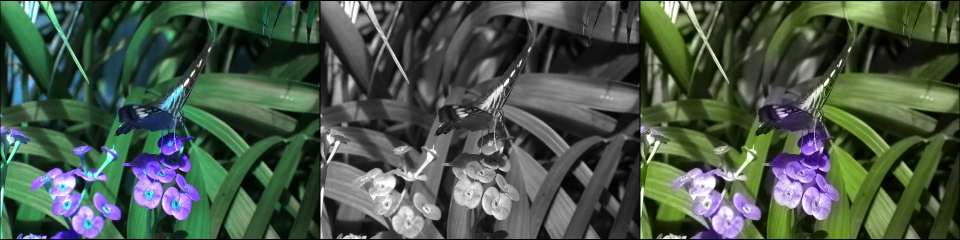
#> input picture frame 18 of report/combine.mp4, 1920 x 480 px, given in place of butterfly.mp4, which was not available (shown at 1/2 size)
$ python video_cut.py
#> lines starting #> are read from the running program, lines starting #| are printed output that depends on the picture; pictures that were not available may be replaced by others from this repository, and a replacement may not be noted
import cv2, imageio
import preprocessing
import matplotlib.pyplot as plt


def get_vedio_frames(video_dir, output_dir):
#> called with video_dir = 'videos/butterfly/butterfly.mp4', output_dir = 'videos/butterfly/origin/'
  vidcap = cv2.VideoCapture(video_dir)
  success, image = vidcap.read()
#> image is the input picture: shape (480, 1920, 3); mean B, G, R 73.2, 86.8, 72.8
  count = 0
  while success:
    image = cv2.resize(image, (640, 480))
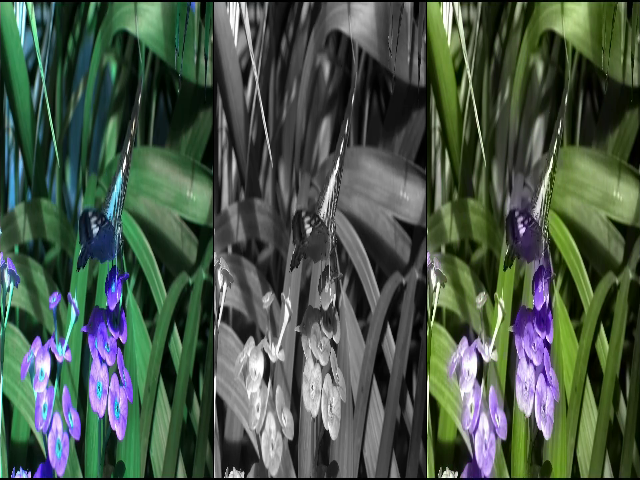
#> image: shape (480, 640, 3); mean B, G, R 73.2, 86.8, 72.8
    imageio.imwrite("{}frame{}.png".format(output_dir, count), image, format="RGB")  # save frame as JPEG file
    success, image = vidcap.read()
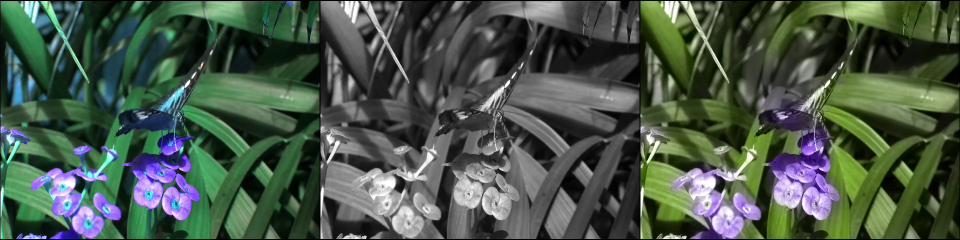
#> input picture frame 19 of report/combine.mp4, 1920 x 480 px, given in place of butterfly.mp4, which was not available (shown at 1/2 size)
#> image is the input picture: shape (480, 1920, 3); mean B, G, R 73.3, 86.8, 72.8
    count += 1
  vidcap.release()
  cv2.destroyAllWindows()


if __name__ == "__main__":

  get_vedio_frames('videos/butterfly/butterfly.mp4', "videos/butterfly/origin/")

  for i in range(152):
    preprocessing.generate(input_dir="videos/eye/origin/frame{}.png".format(str(i)),
                           gray_dir="videos/eye/gray/frame{}.png".format(str(i)),
                           sketch_dir="videos/eye/sketch/frame{}.png".format(str(i)),
                           small=100, big=500)

$ run again, starting later in the video
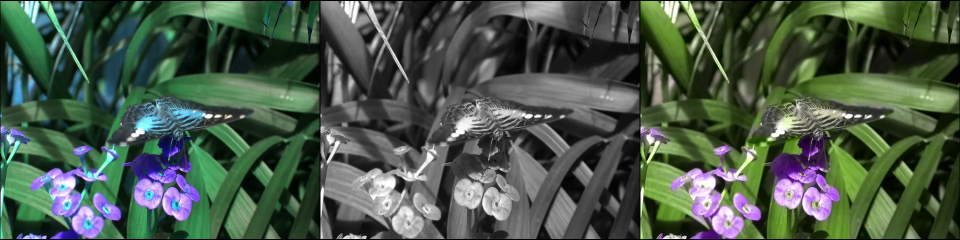
#> input picture frame 81 of report/combine.mp4, 1920 x 480 px, given in place of butterfly.mp4, which was not available (shown at 1/2 size)
#> in get_vedio_frames, image is the input picture: shape (480, 1920, 3); mean B, G, R 73.8, 88.7, 73.7
#> in get_vedio_frames, `image = cv2.resize(image, (640, 480))`:
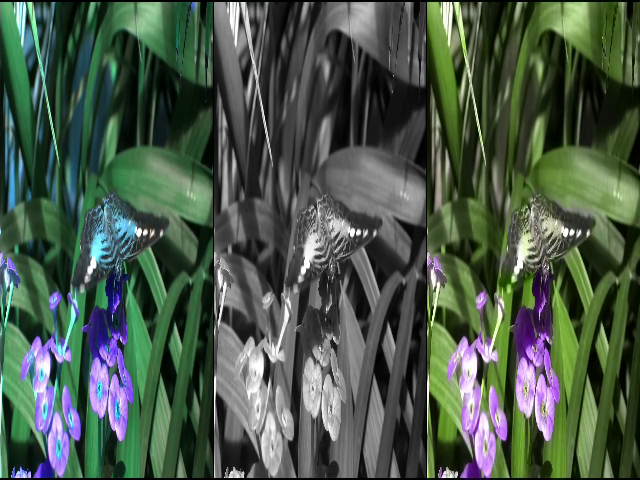
#> image: shape (480, 640, 3); mean B, G, R 73.8, 88.7, 73.7
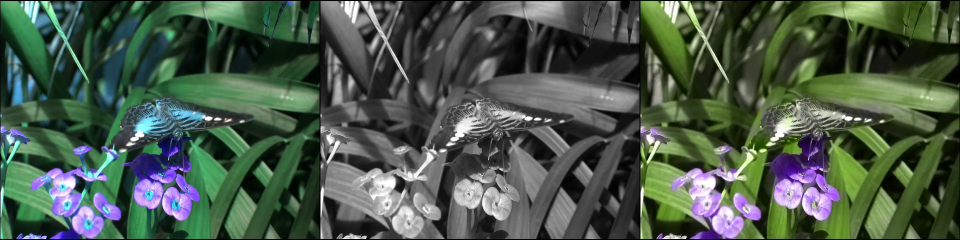
#> input picture frame 82 of report/combine.mp4, 1920 x 480 px, given in place of butterfly.mp4, which was not available (shown at 1/2 size)
#> in get_vedio_frames, image is the input picture: shape (480, 1920, 3); mean B, G, R 74.4, 88.9, 74.1

$ run again, starting later in the video
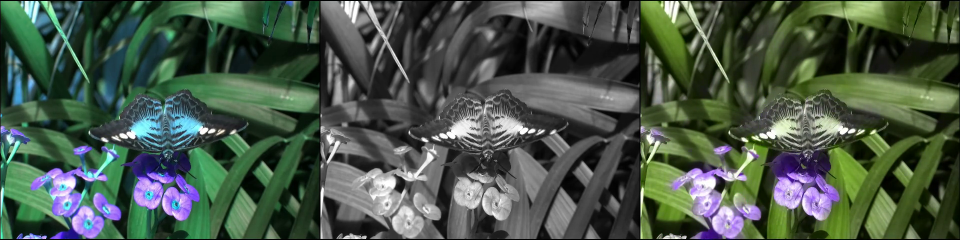
#> input picture frame 144 of report/combine.mp4, 1920 x 480 px, given in place of butterfly.mp4, which was not available (shown at 1/2 size)
#> in get_vedio_frames, image is the input picture: shape (480, 1920, 3); mean B, G, R 72.7, 86.7, 72.4
#> in get_vedio_frames, `image = cv2.resize(image, (640, 480))`:
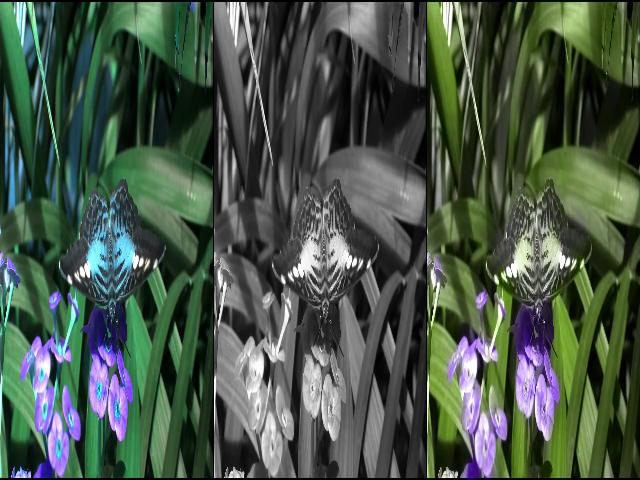
#> image: shape (480, 640, 3); mean B, G, R 72.7, 86.7, 72.4
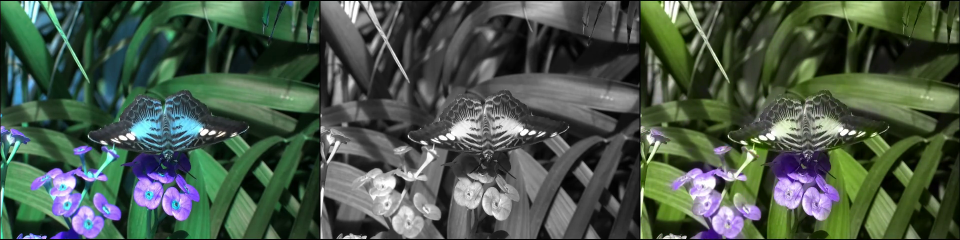
#> input picture frame 145 of report/combine.mp4, 1920 x 480 px, given in place of butterfly.mp4, which was not available (shown at 1/2 size)
#> in get_vedio_frames, image is the input picture: shape (480, 1920, 3); mean B, G, R 73, 86.7, 72.6
